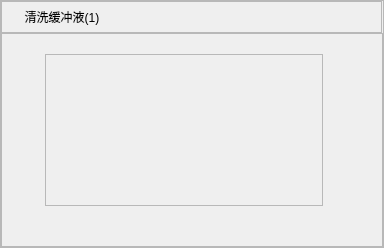
   <widget class="QFrame" name="CleanLiquid1Frame">
    <property name="geometry">
     <rect>
      <x>1140</x>
      <y>287</y>
      <width>384</width>
      <height>243</height>
     </rect>
    </property>
    <property name="minimumSize">
     <size>
      <width>380</width>
      <height>0</height>
     </size>
    </property>
    <property name="maximumSize">
     <size>
      <width>16777215</width>
      <height>243</height>
     </size>
    </property>
    <property name="frameShape">
     <enum>QFrame::StyledPanel</enum>
    </property>
    <property name="frameShadow">
     <enum>QFrame::Raised</enum>
    </property>
    <layout class="QVBoxLayout" name="verticalLayout_6">
     <property name="spacing">
      <number>0</number>
     </property>
     <property name="leftMargin">
      <number>0</number>
     </property>
     <property name="topMargin">
      <number>0</number>
     </property>
     <property name="rightMargin">
      <number>0</number>
     </property>
     <property name="bottomMargin">
      <number>0</number>
     </property>
     <item>
      <widget class="QFrame" name="CleanLiquid1TopFrame">
       <property name="minimumSize">
        <size>
         <width>381</width>
         <height>32</height>
        </size>
       </property>
       <property name="maximumSize">
        <size>
         <width>381</width>
         <height>32</height>
        </size>
       </property>
       <property name="frameShape">
        <enum>QFrame::StyledPanel</enum>
       </property>
       <property name="frameShadow">
        <enum>QFrame::Raised</enum>
       </property>
       <layout class="QHBoxLayout" name="horizontalLayout_3" stretch="0,1">
        <property name="spacing">
         <number>0</number>
        </property>
        <property name="leftMargin">
         <number>0</number>
        </property>
        <property name="topMargin">
         <number>0</number>
        </property>
        <property name="rightMargin">
         <number>0</number>
        </property>
        <property name="bottomMargin">
         <number>10</number>
        </property>
        <item>
         <widget class="QLabel" name="CleanLiquid1Lab">
          <property name="minimumSize">
           <size>
            <width>120</width>
            <height>30</height>
           </size>
          </property>
          <property name="maximumSize">
           <size>
            <width>16777215</width>
            <height>30</height>
           </size>
          </property>
          <property name="styleSheet">
           <string notr="true">padding-left:10px;
padding-right:10px;</string>
          </property>
          <property name="text">
           <string>清洗缓冲液(1)</string>
          </property>
          <property name="alignment">
           <set>Qt::AlignCenter</set>
          </property>
         </widget>
        </item>
        <item>
         <spacer name="horizontalSpacer_3">
          <property name="orientation">
           <enum>Qt::Horizontal</enum>
          </property>
          <property name="sizeHint" stdset="0">
           <size>
            <width>20</width>
            <height>20</height>
           </size>
          </property>
         </spacer>
        </item>
       </layout>
      </widget>
     </item>
     <item>
      <widget class="QFrame" name="CleanLiquid1BottleStretchFrame">
       <property name="frameShape">
        <enum>QFrame::StyledPanel</enum>
       </property>
       <property name="frameShadow">
        <enum>QFrame::Raised</enum>
       </property>
       <layout class="QGridLayout" name="gridLayout_2">
        <property name="leftMargin">
         <number>43</number>
        </property>
        <property name="topMargin">
         <number>20</number>
        </property>
        <property name="rightMargin">
         <number>59</number>
        </property>
        <property name="bottomMargin">
         <number>40</number>
        </property>
        <property name="spacing">
         <number>0</number>
        </property>
        <item row="0" column="0">
         <widget class="CheckableFrame" name="CleanLiquid1CheckFrame">
          <property name="minimumSize">
           <size>
            <width>278</width>
            <height>152</height>
           </size>
          </property>
          <property name="maximumSize">
           <size>
            <width>16777215</width>
            <height>152</height>
           </size>
          </property>
          <property name="frameShape">
           <enum>QFrame::StyledPanel</enum>
          </property>
          <property name="frameShadow">
           <enum>QFrame::Raised</enum>
          </property>
          <layout class="QGridLayout" name="gridLayout_6">
           <property name="leftMargin">
            <number>0</number>
           </property>
           <property name="topMargin">
            <number>0</number>
           </property>
           <property name="rightMargin">
            <number>0</number>
           </property>
           <property name="bottomMargin">
            <number>0</number>
           </property>
           <property name="spacing">
            <number>0</number>
           </property>
           <item row="0" column="0">
            <widget class="ImLiquidBottleWidget" name="CleanLiquid1Bottle" native="true">
             <property name="minimumSize">
              <size>
               <width>214</width>
               <height>136</height>
              </size>
             </property>
             <property name="maximumSize">
              <size>
               <width>214</width>
               <height>136</height>
              </size>
             </property>
            </widget>
           </item>
          </layout>
         </widget>
        </item>
       </layout>
      </widget>
     </item>
    </layout>
    <zorder>CleanLiquid1BottleStretchFrame</zorder>
    <zorder>CleanLiquid1TopFrame</zorder>
   </widget>
